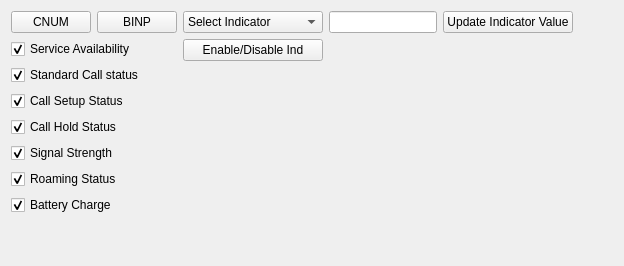
          <widget class="QWidget" name="tabHF_continue">
           <attribute name="title">
            <string>HF Advanced</string>
           </attribute>
           <layout class="QGridLayout" name="gridLayout_28">
            <item row="1" column="0" rowspan="3" colspan="2">
             <layout class="QVBoxLayout" name="verticalLayout_10">
              <item>
               <widget class="QCheckBox" name="HFcheckBoxind1">
                <property name="text">
                 <string>Service Availability</string>
                </property>
                <property name="checkable">
                 <bool>true</bool>
                </property>
                <property name="checked">
                 <bool>true</bool>
                </property>
               </widget>
              </item>
              <item>
               <widget class="QCheckBox" name="HFcheckBoxind2">
                <property name="text">
                 <string>Standard Call status</string>
                </property>
                <property name="checked">
                 <bool>true</bool>
                </property>
               </widget>
              </item>
              <item>
               <widget class="QCheckBox" name="HFcheckBoxind3">
                <property name="text">
                 <string>Call Setup Status</string>
                </property>
                <property name="checked">
                 <bool>true</bool>
                </property>
               </widget>
              </item>
              <item>
               <widget class="QCheckBox" name="HFcheckBoxind4">
                <property name="text">
                 <string>Call Hold Status</string>
                </property>
                <property name="checked">
                 <bool>true</bool>
                </property>
               </widget>
              </item>
              <item>
               <widget class="QCheckBox" name="HFcheckBoxind5">
                <property name="text">
                 <string>Signal Strength</string>
                </property>
                <property name="checked">
                 <bool>true</bool>
                </property>
               </widget>
              </item>
              <item>
               <widget class="QCheckBox" name="HFcheckBoxind6">
                <property name="text">
                 <string>Roaming Status</string>
                </property>
                <property name="checked">
                 <bool>true</bool>
                </property>
               </widget>
              </item>
              <item>
               <widget class="QCheckBox" name="HFcheckBoxind7">
                <property name="text">
                 <string>Battery Charge</string>
                </property>
                <property name="checked">
                 <bool>true</bool>
                </property>
               </widget>
              </item>
             </layout>
            </item>
            <item row="4" column="0">
             <spacer name="verticalSpacer_20">
              <property name="orientation">
               <enum>Qt::Vertical</enum>
              </property>
              <property name="sizeHint" stdset="0">
               <size>
                <width>20</width>
                <height>40</height>
               </size>
              </property>
             </spacer>
            </item>
            <item row="0" column="1">
             <widget class="QPushButton" name="btnHFBINP">
              <property name="text">
               <string>BINP</string>
              </property>
             </widget>
            </item>
            <item row="0" column="4">
             <widget class="QPushButton" name="btnHFUpdate_ind">
              <property name="text">
               <string>Update Indicator Value</string>
              </property>
             </widget>
            </item>
            <item row="0" column="0">
             <widget class="QPushButton" name="btnHFCNUM">
              <property name="text">
               <string>CNUM</string>
              </property>
             </widget>
            </item>
            <item row="0" column="2">
             <widget class="QComboBox" name="cbHFIndicator">
              <item>
               <property name="text">
                <string>Select Indicator</string>
               </property>
              </item>
              <item>
               <property name="text">
                <string>Service Availability</string>
               </property>
              </item>
              <item>
               <property name="text">
                <string>Standard Call status</string>
               </property>
              </item>
              <item>
               <property name="text">
                <string>Call Setup Status</string>
               </property>
              </item>
              <item>
               <property name="text">
                <string>Call Hold Status</string>
               </property>
              </item>
              <item>
               <property name="text">
                <string>Signal Strength</string>
               </property>
              </item>
              <item>
               <property name="text">
                <string>Roaming Status</string>
               </property>
              </item>
              <item>
               <property name="text">
                <string>Battery Charge</string>
               </property>
              </item>
             </widget>
            </item>
            <item row="0" column="3">
             <widget class="QLineEdit" name="lineEditHFInd_val"/>
            </item>
            <item row="1" column="2">
             <widget class="QPushButton" name="btnHFBIA">
              <property name="text">
               <string>Enable/Disable Ind</string>
              </property>
             </widget>
            </item>
            <item row="0" column="5">
             <spacer name="horizontalSpacer_30">
              <property name="orientation">
               <enum>Qt::Vertical</enum>
              </property>
              <property name="sizeHint" stdset="0">
               <size>
                <width>40</width>
                <height>20</height>
               </size>
              </property>
             </spacer>
            </item>
           </layout>
          </widget>
